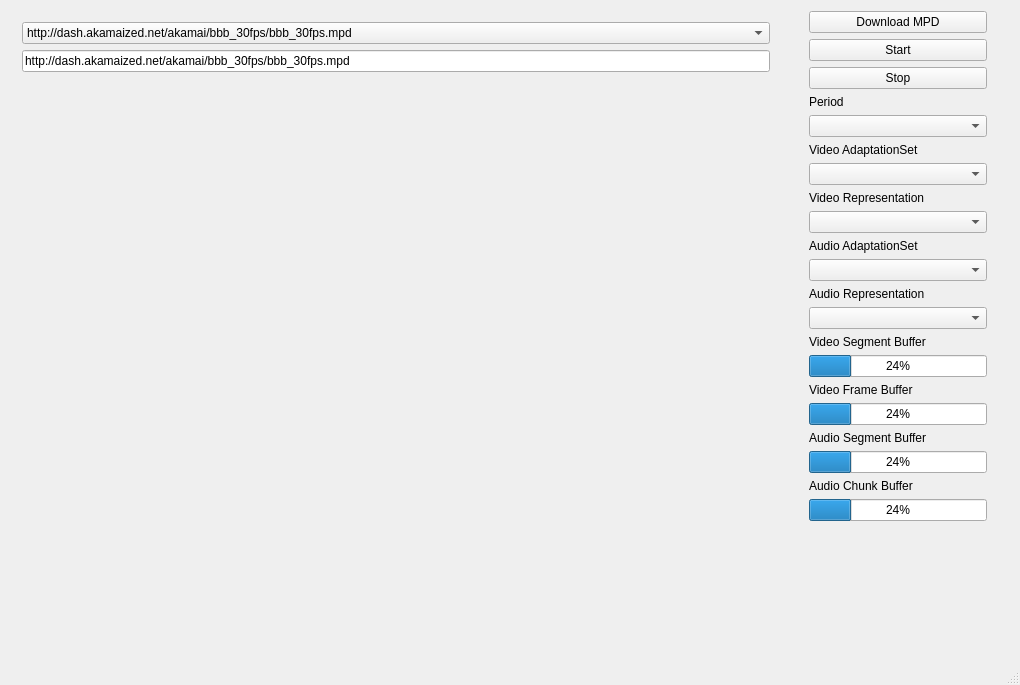
<?xml version="1.0" encoding="UTF-8"?>
<ui version="4.0">
 <class>QtSamplePlayerClass</class>
 <widget class="QMainWindow" name="QtSamplePlayerClass">
  <property name="enabled">
   <bool>true</bool>
  </property>
  <property name="geometry">
   <rect>
    <x>0</x>
    <y>0</y>
    <width>1020</width>
    <height>685</height>
   </rect>
  </property>
  <property name="windowTitle">
   <string>libdash player</string>
  </property>
  <widget class="QWidget" name="centralWidget">
   <layout class="QHBoxLayout" name="horizontalLayout">
    <item>
     <widget class="QWidget" name="widget" native="true">
      <property name="enabled">
       <bool>true</bool>
      </property>
      <property name="minimumSize">
       <size>
        <width>600</width>
        <height>0</height>
       </size>
      </property>
      <layout class="QVBoxLayout" name="verticalLayout_3">
       <item>
        <widget class="QComboBox" name="cb_mpd">
         <item>
          <property name="text">
           <string>http://dash.akamaized.net/akamai/bbb_30fps/bbb_30fps.mpd</string>
          </property>
         </item>
         <item>
          <property name="text">
           <string>http://www-itec.aau.at/~cmueller/libdashtest/showcases/redbull_2_resolutions.mpd</string>
          </property>
         </item>
         <item>
          <property name="text">
           <string>http://www-itec.aau.at/~cmueller/libdashtest/showcases/redbull_segment_template.mpd</string>
          </property>
         </item>
         <item>
          <property name="text">
           <string>http://dash.edgesuite.net/dash264/TestCases/1a/netflix/exMPD_BIP_TC1.mpd</string>
          </property>
         </item>
         <item>
          <property name="text">
           <string>http://dash.edgesuite.net/dash264/TestCases/1a/sony/SNE_DASH_SD_CASE1A_REVISED.mpd</string>
          </property>
         </item>
         <item>
          <property name="text">
           <string>http://dash.edgesuite.net/dash264/TestCases/1b/envivio/manifest.mpd</string>
          </property>
         </item>
         <item>
          <property name="text">
           <string>http://dash.edgesuite.net/dash264/TestCases/1b/thomson-networks/manifest.mpd</string>
          </property>
         </item>
         <item>
          <property name="text">
           <string>http://dash.edgesuite.net/dash264/TestCases/1c/envivio/manifest.mpd</string>
          </property>
         </item>
         <item>
          <property name="text">
           <string>http://dash.edgesuite.net/dash264/TestCases/2a/envivio/manifest.mpd</string>
          </property>
         </item>
         <item>
          <property name="text">
           <string>http://dash.edgesuite.net/dash264/TestCases/2a/sony/SNE_DASH_CASE_2A_SD_REVISED.mpd</string>
          </property>
         </item>
         <item>
          <property name="text">
           <string>http://dash.edgesuite.net/dash264/TestCases/2a/thomson-networks/manifest.mpd</string>
          </property>
         </item>
         <item>
          <property name="text">
           <string>http://dash.edgesuite.net/dash264/TestCases/3a/fraunhofer/ed.mpd</string>
          </property>
         </item>
         <item>
          <property name="text">
           <string>http://dash.edgesuite.net/dash264/TestCases/3b/fraunhofer/elephants_dream_heaac2_0.mpd</string>
          </property>
         </item>
         <item>
          <property name="text">
           <string>http://dash.edgesuite.net/dash264/TestCases/3b/sony/SNE_DASH_CASE3B_SD_REVISED.mpd</string>
          </property>
         </item>
         <item>
          <property name="text">
           <string>http://dash.edgesuite.net/dash264/TestCases/4b/sony/SNE_DASH_CASE4B_SD_REVISED.mpd</string>
          </property>
         </item>
         <item>
          <property name="text">
           <string>http://dash.edgesuite.net/dash264/TestCases/5a/1/manifest.mpd</string>
          </property>
         </item>
         <item>
          <property name="text">
           <string>http://dash.edgesuite.net/dash264/TestCases/5b/1/manifest.mpd</string>
          </property>
         </item>
         <item>
          <property name="text">
           <string>http://dash.edgesuite.net/dash264/TestCases/6c/envivio/manifest.mpd</string>
          </property>
         </item>
         <item>
          <property name="text">
           <string>http://dash.edgesuite.net/dash264/TestCases/6c/envivio/manifest2.mpd</string>
          </property>
         </item>
         <item>
          <property name="text">
           <string>http://tvnlive.dashdemo.edgesuite.net/live/manifest.mpd</string>
          </property>
         </item>
         <item>
          <property name="text">
           <string>http://ftp-itec.uni-klu.ac.at/dash/conformance/mp4-full-gdr/mp4-full-gdr-mpd-AV-BS.mpd</string>
          </property>
         </item>
         <item>
          <property name="text">
           <string>http://ftp-itec.uni-klu.ac.at/dash/conformance/mp4-full-gdr/mp4-full-gdr-mpd-AV-NBS.mpd</string>
          </property>
         </item>
         <item>
          <property name="text">
           <string>http://ftp-itec.uni-klu.ac.at/dash/conformance/mp4-live-periods/mp4-live-periods-mpd.mpd</string>
          </property>
         </item>
         <item>
          <property name="text">
           <string>http://ftp-itec.uni-klu.ac.at/dash/conformance/mp4-live/mp4-live-mpd-AV-BS.mpd</string>
          </property>
         </item>
         <item>
          <property name="text">
           <string>http://ftp-itec.uni-klu.ac.at/dash/conformance/mp4-live/mp4-live-mpd-AV-NBS.mpd</string>
          </property>
         </item>
         <item>
          <property name="text">
           <string>http://ftp-itec.uni-klu.ac.at/dash/conformance/mp4-main-multi/mp4-main-multi-mpd-AV-NBS.mpd</string>
          </property>
         </item>
         <item>
          <property name="text">
           <string>http://ftp-itec.uni-klu.ac.at/dash/conformance/mp4-main-ogop/mp4-main-ogop-mpd-AV-BS.mpd</string>
          </property>
         </item>
         <item>
          <property name="text">
           <string>http://ftp-itec.uni-klu.ac.at/dash/conformance/mp4-main-ogop/mp4-main-ogop-mpd-AV-NBS.mpd</string>
          </property>
         </item>
         <item>
          <property name="text">
           <string>http://ftp-itec.uni-klu.ac.at/dash/conformance/mp4-onDemand/mp4-onDemand-mpd-AV.mpd</string>
          </property>
         </item>
        </widget>
       </item>
       <item>
        <widget class="QLineEdit" name="lineEdit_mpd">
         <property name="text">
          <string>http://dash.akamaized.net/akamai/bbb_30fps/bbb_30fps.mpd</string>
         </property>
        </widget>
       </item>
       <item>
        <widget class="sampleplayer::renderer::QTGLRenderer" name="videoelement" native="true">
         <property name="enabled">
          <bool>true</bool>
         </property>
         <property name="minimumSize">
          <size>
           <width>100</width>
           <height>100</height>
          </size>
         </property>
         <layout class="QVBoxLayout" name="videoLayout"/>
        </widget>
       </item>
      </layout>
     </widget>
    </item>
    <item>
     <widget class="QWidget" name="w_controls" native="true">
      <property name="sizePolicy">
       <sizepolicy hsizetype="Fixed" vsizetype="Preferred">
        <horstretch>0</horstretch>
        <verstretch>0</verstretch>
       </sizepolicy>
      </property>
      <layout class="QVBoxLayout" name="verticalLayout">
       <property name="topMargin">
        <number>0</number>
       </property>
       <item>
        <widget class="QWidget" name="w_boxes" native="true">
         <property name="minimumSize">
          <size>
           <width>200</width>
           <height>0</height>
          </size>
         </property>
         <property name="maximumSize">
          <size>
           <width>200</width>
           <height>800</height>
          </size>
         </property>
         <layout class="QVBoxLayout" name="verticalLayout_2">
          <property name="topMargin">
           <number>0</number>
          </property>
          <item>
           <widget class="QPushButton" name="button_mpd">
            <property name="text">
             <string>Download MPD</string>
            </property>
           </widget>
          </item>
          <item>
           <widget class="QPushButton" name="button_start">
            <property name="text">
             <string>Start</string>
            </property>
           </widget>
          </item>
          <item>
           <widget class="QPushButton" name="button_stop">
            <property name="text">
             <string>Stop</string>
            </property>
           </widget>
          </item>
          <item>
           <widget class="QLabel" name="label_period">
            <property name="text">
             <string>Period</string>
            </property>
           </widget>
          </item>
          <item>
           <widget class="QComboBox" name="cb_period"/>
          </item>
          <item>
           <widget class="QLabel" name="label">
            <property name="text">
             <string>Video AdaptationSet</string>
            </property>
           </widget>
          </item>
          <item>
           <widget class="QComboBox" name="cb_video_adaptationset"/>
          </item>
          <item>
           <widget class="QLabel" name="label_2">
            <property name="text">
             <string>Video Representation</string>
            </property>
           </widget>
          </item>
          <item>
           <widget class="QComboBox" name="cb_video_representation">
            <property name="minimumSize">
             <size>
              <width>0</width>
              <height>0</height>
             </size>
            </property>
           </widget>
          </item>
          <item>
           <widget class="QLabel" name="label_audio_adaptationset">
            <property name="text">
             <string>Audio AdaptationSet</string>
            </property>
           </widget>
          </item>
          <item>
           <widget class="QComboBox" name="cb_audio_adaptationset"/>
          </item>
          <item>
           <widget class="QLabel" name="label_audio_representation">
            <property name="text">
             <string>Audio Representation</string>
            </property>
           </widget>
          </item>
          <item>
           <widget class="QComboBox" name="cb_audio_representation"/>
          </item>
          <item>
           <widget class="QLabel" name="label_5">
            <property name="text">
             <string>Video Segment Buffer</string>
            </property>
           </widget>
          </item>
          <item>
           <widget class="QProgressBar" name="progressBar_V">
            <property name="value">
             <number>24</number>
            </property>
           </widget>
          </item>
          <item>
           <widget class="QLabel" name="label_6">
            <property name="text">
             <string>Video Frame Buffer</string>
            </property>
           </widget>
          </item>
          <item>
           <widget class="QProgressBar" name="progressBar_VF">
            <property name="value">
             <number>24</number>
            </property>
           </widget>
          </item>
          <item>
           <widget class="QLabel" name="label_7">
            <property name="text">
             <string>Audio Segment Buffer</string>
            </property>
           </widget>
          </item>
          <item>
           <widget class="QProgressBar" name="progressBar_A">
            <property name="value">
             <number>24</number>
            </property>
           </widget>
          </item>
          <item>
           <widget class="QLabel" name="label_8">
            <property name="text">
             <string>Audio Chunk Buffer</string>
            </property>
           </widget>
          </item>
          <item>
           <widget class="QProgressBar" name="progressBar_AC">
            <property name="value">
             <number>24</number>
            </property>
           </widget>
          </item>
          <item>
           <spacer name="verticalSpacer">
            <property name="orientation">
             <enum>Qt::Vertical</enum>
            </property>
            <property name="sizeHint" stdset="0">
             <size>
              <width>20</width>
              <height>40</height>
             </size>
            </property>
           </spacer>
          </item>
          <item>
           <widget class="QLabel" name="bitmovinLogo">
            <property name="maximumSize">
             <size>
              <width>182</width>
              <height>49</height>
             </size>
            </property>
            <property name="text">
             <string/>
            </property>
            <property name="pixmap">
             <pixmap>../bin/bitmovin.png</pixmap>
            </property>
            <property name="scaledContents">
             <bool>true</bool>
            </property>
           </widget>
          </item>
          <item>
           <widget class="QLabel" name="libdashLogo">
            <property name="maximumSize">
             <size>
              <width>182</width>
              <height>62</height>
             </size>
            </property>
            <property name="text">
             <string/>
            </property>
            <property name="pixmap">
             <pixmap>../bin/libdash.png</pixmap>
            </property>
            <property name="scaledContents">
             <bool>true</bool>
            </property>
           </widget>
          </item>
         </layout>
        </widget>
       </item>
       <item>
        <spacer name="verticalSpacer_2">
         <property name="orientation">
          <enum>Qt::Vertical</enum>
         </property>
         <property name="sizeHint" stdset="0">
          <size>
           <width>20</width>
           <height>40</height>
          </size>
         </property>
        </spacer>
       </item>
      </layout>
     </widget>
    </item>
   </layout>
  </widget>
  <widget class="QStatusBar" name="statusBar"/>
 </widget>
 <layoutdefault spacing="6" margin="11"/>
 <customwidgets>
  <customwidget>
   <class>sampleplayer::renderer::QTGLRenderer</class>
   <extends>QWidget</extends>
   <header>Renderer/QTGLRenderer.h</header>
   <container>1</container>
  </customwidget>
 </customwidgets>
 <resources>
  <include location="qtsampleplayer.qrc"/>
 </resources>
 <connections/>
</ui>
